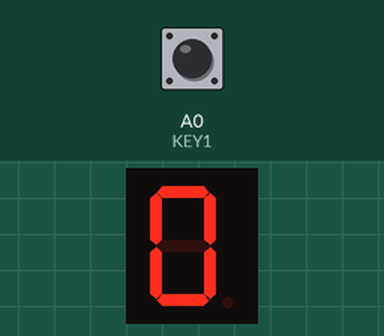
This sketch was run on a simulated Arduino Uno, built with avr-gcc and run on an emulated ATmega328P. On the bench: 1-digit seven-segment display. Wiring (inferred from the names in the program): 1-digit 7-segment display, segments lit when HIGH: segments pin 13, pin 12, pin 11, pin 10, pin 9, pin 8, pin 7. The test bench sets the inputs (shaded band); at power-on: A0 (KEY1) HIGH. The segment pins are drawn as the display they are named for.

Above: at 1.2 s.
1.3 s: A0 (KEY1) pulled LOW for 0.15 s
At 1.8 s:
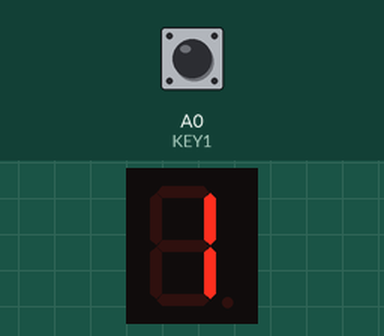
2.9 s: A0 (KEY1) pulled LOW for 1 s
At 4.3 s:
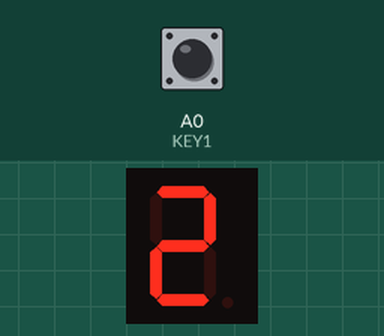
5.4 s: A0 (KEY1) pulled LOW for 0.15 s
At 6.2 s:
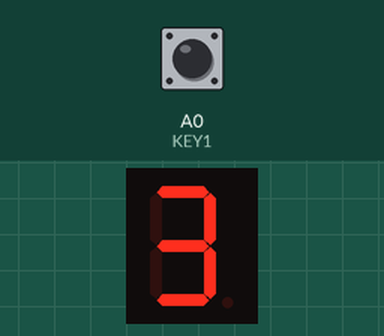
7.0 s: A0 (KEY1) pulled LOW for 1 s
At 8.6 s:
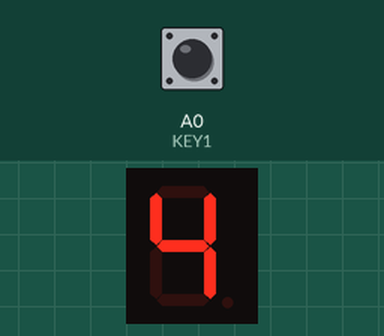
Timing chart, 0 to 10.1 s (numbered marks = the images above; inputs shaded):
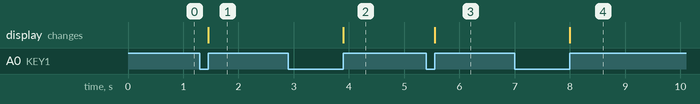

The sketch:

bai_19.ino
```cpp
#define a 13
#define b 12
#define c 11
#define d 10
#define e 9
#define f 8
#define g 7
#define KEY1 A0
int dem = 0;


void number0() {
  digitalWrite(a, 1);
  digitalWrite(b, 1);
  digitalWrite(c, 1);
  digitalWrite(d, 1);
  digitalWrite(e, 1);
  digitalWrite(f, 1);
  digitalWrite(g, 0);
}

void number1() {
  digitalWrite(a, 0);
  digitalWrite(b, 1);
  digitalWrite(c, 1);
  digitalWrite(d, 0);
  digitalWrite(e, 0);
  digitalWrite(f, 0);
  digitalWrite(g, 0);
}

void number2() {
  digitalWrite(a, 1);
  digitalWrite(b, 1);
  digitalWrite(c, 0);
  digitalWrite(d, 1);
  digitalWrite(e, 1);
  digitalWrite(f, 0);
  digitalWrite(g, 1);
}

void number3() {
  digitalWrite(a, 1);
  digitalWrite(b, 1);
  digitalWrite(c, 1);
  digitalWrite(d, 1);
  digitalWrite(e, 0);
  digitalWrite(f, 0);
  digitalWrite(g, 1);
}

void number4() {
  digitalWrite(a, 0);
  digitalWrite(b, 1);
  digitalWrite(c, 1);
  digitalWrite(d, 0);
  digitalWrite(e, 0);
  digitalWrite(f, 1);
  digitalWrite(g, 1);
}

void number5() {
  digitalWrite(a, 1);
  digitalWrite(b, 0);
  digitalWrite(c, 1);
  digitalWrite(d, 1);
  digitalWrite(e, 0);
  digitalWrite(f, 1);
  digitalWrite(g, 1);
}

void number6() {
  digitalWrite(a, 1);
  digitalWrite(b, 0);
  digitalWrite(c, 1);
  digitalWrite(d, 1);
  digitalWrite(e, 1);
  digitalWrite(f, 1);
  digitalWrite(g, 1);
}

void number7() {
  digitalWrite(a, 1);
  digitalWrite(b, 1);
  digitalWrite(c, 1);
  digitalWrite(d, 0);
  digitalWrite(e, 0);
  digitalWrite(f, 0);
  digitalWrite(g, 0);
}

void number8() {
  digitalWrite(a, 1);
  digitalWrite(b, 1);
  digitalWrite(c, 1);
  digitalWrite(d, 1);
  digitalWrite(e, 1);
  digitalWrite(f, 1);
  digitalWrite(g, 1);
}

void number9() {
  digitalWrite(a, 1);
  digitalWrite(b, 1);
  digitalWrite(c, 1);
  digitalWrite(d, 1);
  digitalWrite(e, 0);
  digitalWrite(f, 1);
  digitalWrite(g, 1);
}

void setup() {
  // put your setup code here, to run once:
  pinMode(a, OUTPUT);
  pinMode(b, OUTPUT);
  pinMode(c, OUTPUT);
  pinMode(d, OUTPUT);
  pinMode(e, OUTPUT);
  pinMode(f, OUTPUT);
  pinMode(g, OUTPUT);

  pinMode(KEY1, INPUT);
  number0();

}

void loop() {
  // put your main code here, to run repeatedly:
  if (digitalRead(KEY1) == 0)
  {
    while (digitalRead(KEY1) == 0);
    dem = dem + 1;
    if (dem > 255)
      dem = 0;
  }
  if ( dem % 5 == 0)
  {
    number0();
  }
  else if ( dem % 5 == 1)
  {
    number1();
  }
  else if ( dem % 5 == 2)
  {
    number2();
  }
  else if ( dem % 5 == 3)
  {
    number3();
  }
  else if ( dem % 5 == 4)
  {
    number4();
  }
}
```

Measured:
- after the input at 1.3 s, the display: changes after 0.15 s (image 1)
- after the input at 2.9 s, the display: changes after 1.0 s (image 2)
- after the input at 5.4 s, the display: changes after 0.15 s (image 3)
- after the input at 7.0 s, the display: changes after 1.0 s (image 4)
